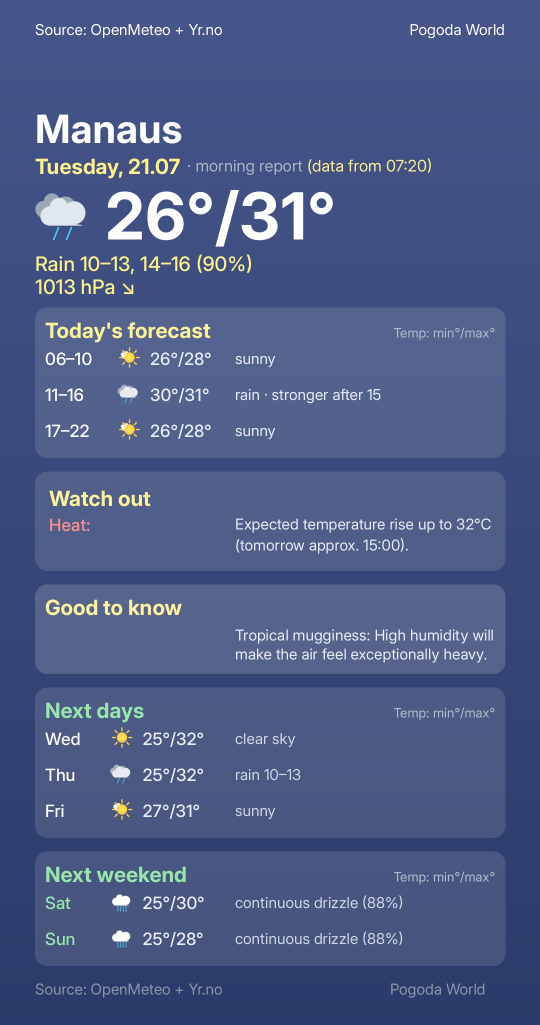
#> input picture info/day-card.jpg, 1080 x 2049 px (shown at 1/2 size); its folder holds only this picture in this run
$ python -i image_generator.py   (imports and definitions only)
#> lines starting #> are read from the running program, lines starting #| are printed output that depends on the picture
"""
Image Generator v9 — forecast_text integration, pixel measure, clean layout.
"""

from PIL import Image, ImageDraw, ImageFont
import os

BASE_DIR = os.path.dirname(os.path.abspath(__file__))
FONT_DIR = os.path.join(BASE_DIR, "assets", "fonts")
ICON_DIR = os.path.join(BASE_DIR, "assets", "icons")
OUTPUT_DIR = os.path.join(BASE_DIR, "output")

WIDTH = 1080
MARGIN = 70

STYLE_COLORS = {
    "default":           (230, 235, 245),
    "meta":              (230, 235, 245),
    "feels_like_accent": (220, 180, 255),
    "alert":             (252, 129, 129),  # <--- NASZ NOWY CZERWONY
}

# Stałe tło — wariant 3 (głęboki granat)
FIXED_PALETTE = {
    "top":  (70, 86, 138),
    "bot":  (41, 57, 104),
    "card": (255, 255, 255, 31),

}

# Kolory tytułów sekcji
TITLE_TODAY = (254, 240, 138)    # żółty — dziś, Uważaj, Warto wiedzieć
TITLE_FUTURE = (138, 226, 160)   # zielony — prognozy na inne dni


# === CACHE I ZARZĄDZANIE PAMIĘCIĄ ===
_FONT_CACHE = {}
_ICON_CACHE = {}

def get_font(name, size):
    """Pobiera czcionkę z pamięci RAM (Cache) lub ładuje z dysku."""
    key = (name, size)
    if key not in _FONT_CACHE:
        path = os.path.join(FONT_DIR, name)
        try:
            _FONT_CACHE[key] = ImageFont.truetype(path, size)
        except IOError:
            _FONT_CACHE[key] = ImageFont.load_default()
    return _FONT_CACHE[key]

# [12 lines left out: function _get_icon_cached, not called in this run]


# Uniwersalny słownik ratunkowy dla głównych ikon
WK_FALLBACK_GLOBAL = {
    "wk_clear": "sun", "wk_mostly_sunny": "sun",
    "wk_partlycloudy": "cloud", "wk_mostly_cloudy": "cloud",
    "wk_overcast": "cloud", "wk_drizzle": "rain",
    "wk_light_rain": "rain", "wk_showers": "rain",
    "wk_rain": "rain", "wk_sun_one_cloud": "sun",
    "wk_heavy_rain": "rain", "wk_light_snow": "snow",
    "wk_snow": "snow", "wk_storm": "storm",
    "wk_fog": "cloud", "wk_wind": "wind",
    "wk_sleet": "snow", "wk_sun_storm": "storm", "wk_snow_showers": "snow",
    "wk_full_moon": "wk_clear_night", "wk_new_moon": "wk_clear_night",
}

MOON_ICON_SIZE = 34
MOON_ICON_GAP = 12
HERO_MOON_ICON_GAP = 10
HERO_MOON_SEP = "   ·   "
HERO_MOON_LINE_H = 42

# [606 lines left out: functions paste_icon, draw_rounded_rect, get_palette, draw_gradient, draw_spans, wrap_text and 8 more, not called in this run]


def strip_vs16(value):
    """Rekurencyjnie usuwa U+FE0F (variation selector-16) z każdego stringa.

    Inter renderuje warianty emoji z VS16 jako [NO GLYPH]. Zamiast pilnować
    tego w dziesiątkach miejsc źródłowych (i18n, prepare_layout, prepare_now_layout),
    czyścimy CAŁY payload karty w jednym miejscu — tuż przed rysowaniem.
    """
    if isinstance(value, str):
        return value.replace("\ufe0f", "")
    if isinstance(value, dict):
        return {k: strip_vs16(v) for k, v in value.items()}
    if isinstance(value, (list, tuple)):
        cleaned = [strip_vs16(v) for v in value]
        return type(value)(cleaned) if isinstance(value, tuple) else cleaned
    return value


def generate_weather_card(data, palette_override=None):
    data = strip_vs16(data)
    f_city = get_font("Inter-Bold.ttf", 78)
    f_date = get_font("Inter-Regular.ttf", 40)
    f_meta = get_font("Inter-Regular.ttf", 32)
    f_temp = get_font("Inter-Bold.ttf", 130)
    f_summ = get_font("Inter-Medium.ttf", 40)
    f_pres = get_font("Inter-Regular.ttf", 32)
    f_alrt = get_font("Inter-Medium.ttf", 36)
    f_foot = get_font("Inter-Regular.ttf", 30)
    f_atit = get_font("Inter-Bold.ttf", 42)
    f_ctx  = get_font("Inter-Regular.ttf", 32)

    blocks = data.get("today_blocks", [])
    days = data.get("next_days", [])
    wdays = data.get("weekend_detail_days", [])
    # VS16 zdjęty globalnie przez strip_vs16(data) na wejściu funkcji.
    alerts = [str(a) for a in (data.get("alerts", []) or []) if a]
    mi = data.get("main_icon", "cloud")
    if palette_override:
        pal = palette_override
    else:
        pal = FIXED_PALETTE
    tr = data.get("temp_range", "?°")

    CP = 32; CR = 24; GAP = 28


    # === PRECYZYJNE WYSOKOŚCI ===
    TOP_SAFE_OFFSET = 140
    # Liczymy ile linii ma nasze summary (aby karta się nie rozjechała)
    sm_raw = data.get("summary", "")
    sm_lines_count = len(sm_raw.split("\n")) if sm_raw else 1

    # Header: Margines + offset + city + date + icon + (liczba_linii * 46) + padding
    hh = MARGIN + TOP_SAFE_OFFSET + 97 + 56 + 140 + (sm_lines_count * 46) + 20
    # --- NOWE: Dynamiczne łamanie linii dla context_line ---
    # Inicjujemy narzędzie mierzące tekst ZAWSZE na samej górze
    dummy_draw = ImageDraw.Draw(Image.new("RGB", (1, 1)))

    snapshot = data.get("current_snapshot_line")
    snapshot_lines = []
    if snapshot:
        snapshot_lines = wrap_text(dummy_draw, snapshot, f_ctx, WIDTH - 2 * MARGIN)
        hh += len(snapshot_lines) * 38

    ctx = data.get("context_line")
    ctx_lines = []
    if ctx:
        ctx_lines = wrap_text(dummy_draw, ctx, f_ctx, WIDTH - 2 * MARGIN)
        hh += len(ctx_lines) * 38

    cx1 = MARGIN; cx2 = WIDTH - MARGIN
    days_plan = _plan_days_card_layout(dummy_draw, days, cx1, cx2) if days else None
    hero_moon_items = days_plan["hero_moon_items"] if days_plan else []
    if hero_moon_items:
        hh += HERO_MOON_LINE_H


    # Bloki dziś (z draw_blocks_card: CP=20, TITLE_GAP=62, ROW=54, EXTRA=32)
    ht = 0
    if blocks:  # <--- Liczymy wysokość tylko, jeśli są jakieś bloki
        ht = 20 + 62
        for i, b in enumerate(blocks):
            ht += 54 + len(b.get("extra_lines", [])) * 32
            if i < len(blocks) - 1: ht += 18
        ht += 20

    # Weekend (wdd)
    hw = 0
    for wd in wdays:
        hww = 20 + 62
        for i, b in enumerate(wd["blocks"]):
            hww += 54 + len(b.get("extra_lines", [])) * 32
            if i < len(wd["blocks"]) - 1: hww += 18
        hww += 20
        hw += hww + GAP

    # Przyszłe dni (z draw_days_card: CP=20, TITLE_GAP=62, ROW=54, SEP=18)
    hd = 0
    if days:
        nd = len(days)
        hd = 20 + 62 + nd * 54 + max(0, nd - 1) * 18 + 20

    # Alerty (Precyzyjne liczenie wysokości dla idealnej kolumny)
    ha = 0
    if alerts:
        f_alrt_name = get_font("Inter-Medium.ttf", 34)
        f_alrt_desc = get_font("Inter-Regular.ttf", 30)
        ALERT_ROW = 42
        ALERT_CP = 28
        # ZŁOTA KOLUMNA OPISÓW
        DESC_X = MARGIN + 400
        desc_avail = WIDTH - MARGIN - DESC_X - 10

        ha = ALERT_CP + 58
        for a in alerts:
            if " — " in a:
                title, desc = a.split(" — ", 1)
            elif ": " in a:
                title, desc = a.split(": ", 1)
            else:
                title, desc = a, ""

            title = title.strip()
            desc = desc.strip()
            if desc: title += ":"

            # Łamanie tytułu
            title_words = title.split()
            title_lines = []
            current_tline = ""
            for tw in title_words:
                test_t = f"{current_tline} {tw}".strip()
                if dummy_draw.textlength(test_t, font=f_alrt_name) <= (DESC_X - MARGIN - ALERT_CP - 15):
                    current_tline = test_t
                else:
                    if current_tline: title_lines.append(current_tline)
                    current_tline = tw
            if current_tline: title_lines.append(current_tline)
            if not title_lines: title_lines = [title]

            # Łamanie opisu
            lines_desc = 0
            if desc:
                words = desc.split()
                line = ""
                lines_desc = 1
                for w in words:
                    test = f"{line} {w}".strip()
                    if dummy_draw.textlength(test, font=f_alrt_desc) <= desc_avail:
                        line = test
                    else:
                        lines_desc += 1
                        line = w

            # Wysokość to max z liczby linii tytułu i opisu
            total_lines = max(len(title_lines), max(1, lines_desc) if desc else 0)
            ha += total_lines * ALERT_ROW

        ha += ALERT_CP

    # Warto wiedzieć — dynamiczna wysokość, bo dopisek księżycowy może być drugą linią/akapitem.
    hwk = 0
    if data.get("worth_knowing"):
        f_wk_text_h = get_font("Inter-Regular.ttf", 30)
        WK_CP_H = 20
        DESC_X_H = MARGIN + 400
        desc_avail_h = WIDTH - MARGIN - DESC_X_H - 10
        wk_text_h = (data.get("worth_knowing") or {}).get("text", "")
        wk_lines_count = 0
        for para in str(wk_text_h or "").split("\n"):
            wrapped = wrap_text(dummy_draw, para, f_wk_text_h, desc_avail_h) if para else [""]
            wk_lines_count += max(1, len(wrapped))
        hwk = WK_CP_H + 62 + max(38, wk_lines_count * 38) + WK_CP_H

    # Weekend Teaser (Wysokość dla nowej karty z 2 dniami)
    wt = data.get("weekend_teaser")
    h_wt = 0
    if wt and isinstance(wt, dict):
        h_wt = 20 + 62 + (2 * 54) + 18 + 20 # Dokładne wyliczenie: Marginesy, Tytuł, 2 Wiersze

    # Stopka - zbalansowana wysokość (kompromis między ucięciem a oddechem)
    hf = 40

    # SUMOWANIE (z uwzględnieniem odstępów GAP między kartami)
    total = hh + ht + GAP
    total += hw  # hw dodaje swoje własne GAPy w pętli
    if days: total += hd + GAP
    if alerts: total += ha + GAP
    if hwk: total += hwk + GAP
    if h_wt: total += h_wt + GAP
    total += hf

    # Dajemy 200px bezpiecznego zapasu na "płótno". Na końcu dotniemy je gilotyną.
    HEIGHT = total + 200

    img = Image.new("RGB", (WIDTH, HEIGHT), pal["top"])
    draw_gradient(img, pal["top"], pal["bot"], HEIGHT)
    draw = ImageDraw.Draw(img)
    ov = Image.new("RGBA", (WIDTH, HEIGHT), (0, 0, 0, 0))
    cx1 = MARGIN; cx2 = WIDTH - MARGIN

    # WYŁĄCZAMY sztuczne pompowanie pustych przestrzeni! Odstępy mają być zwarte.
    gap = GAP

    # ═══ HEADER ═══
    TOP_SAFE_OFFSET = 140  # <--- Przesunięcie w dół (zmień by dostosować)
    TOP_FOOTER_Y = 40      # <--- Pozycja Y górnych napisów

    # Rysowanie górnego paska (kopia stopki)
    forecast_source = data.get("forecast_source", "OpenMeteo + Yr.no")
    source_label = data.get("source_label", "Źródło:") # Pobieramy z tłumacza
    draw.text((MARGIN, TOP_FOOTER_Y), f"{source_label} {forecast_source}", font=f_foot, fill=(255, 255, 255, 130))
    app_name = "Pogoda World"
    app_bbox = draw.textbbox((0, 0), app_name, font=f_foot)
    draw.text((WIDTH - MARGIN - (app_bbox[2] - app_bbox[0]), TOP_FOOTER_Y), app_name, font=f_foot, fill=(255, 255, 255, 130))

    # Przesunięty start rysowania
    y = MARGIN + TOP_SAFE_OFFSET

    draw.text((MARGIN, y), data.get("city", ""), font=f_city, fill="white")
    y += 82 + 15

    # Data (żółta, rozmiar tytułu) + raport (mniejszy, szary)
    wd = data.get("weekday", "")
    dt = data.get("date", "")
    rt = data.get("report_type", "")
    f_date_bold = get_font("Inter-Bold.ttf", 42)
    f_report    = get_font("Inter-Regular.ttf", 32)
    # Jeśli data jest pusta (jak w /future), nie wstawiaj przecinka!
    date_str = f"{wd}, {dt}" if wd and dt else f"{wd}{dt}"
    draw.text((MARGIN, y), date_str, font=f_date_bold, fill=TITLE_TODAY)
    date_w = draw.textlength(date_str, font=f_date_bold)
    #if rt:
    #    draw.text((MARGIN + date_w + 14, y + 5), f"· {rt}", font=f_report,
    #             fill=(170, 180, 200))
    if rt:
        rt_main = None
        rt_yellow = None

        # Szukamy słów-kluczy dla obu języków (najpierw wersje z nawiasem)
        trigger = None
        for t in ["(dane z", "(data from", "dane z", "data from"]:
            if t in rt:
                trigger = t
                break

        if trigger:
            parts = rt.split(trigger)
            rt_main = parts[0]
            rt_yellow = trigger + parts[1]

        # --- Rysowanie ---
        if rt_yellow is not None:
            # Szara część
            main_text = f"· {rt_main}"
            draw.text((MARGIN + date_w + 14, y + 5), main_text, font=f_report, fill=(170, 180, 200))
            # Żółta część
            main_w = draw.textlength(main_text, font=f_report)
            draw.text((MARGIN + date_w + 14 + main_w, y + 5), rt_yellow, font=f_report, fill=TITLE_TODAY)
        else:
            # Zwykły raport
            draw.text((MARGIN + date_w + 14, y + 5), f"· {rt}", font=f_report, fill=(170, 180, 200))

    y += 48 + 8

    # Ikona + temperatura
    paste_icon(img, MARGIN, y + 8, mi, size=(120, 120))
    draw.text((MARGIN + 140, y - 10), tr, font=f_temp, fill="white")
    y += 140

    # Summary i pressure (Obsługa dwolinijkowego tekstu w Hero)
    sm = data.get("summary", "")
    pr = data.get("pressure")

    if pr and "hPa" not in sm:
        summary_line = f"{sm}\n{pr}" if sm else pr
    else:
        summary_line = sm

    # 1. Rysujemy Summary (Zawsze na ZŁOTO)
    for line in (summary_line or "").split("\n"):
        draw.text((MARGIN, y), line, font=f_summ, fill=(254, 240, 138)) # <- Zmieniono na żółty
        y += 46

    # 2. Rysujemy bieżący snapshot OWM dla /day (nie zastępuje Hero)
    if snapshot_lines:
        for line in snapshot_lines:
            draw.text((MARGIN, y + 4), line, font=f_ctx, fill=(254, 240, 138))
            y += 38

    # 3. Rysujemy Context/Alerts (Zawsze na ZŁOTO)
    if ctx_lines:
        for line in ctx_lines:
            draw.text((MARGIN, y + 4), line, font=f_ctx, fill=(254, 240, 138)) # <- Zmieniono na żółty
            y += 38

    # 4. Fallback faz Księżyca w Hero (gdy nie mieszczą się inline w wierszu dnia)
    if hero_moon_items:
        hero_moon_plan = _plan_hero_moon_line(
            draw, hero_moon_items, x=MARGIN, max_width=WIDTH - 2 * MARGIN, font=f_ctx
        )
        for sep in hero_moon_plan["separators"]:
            draw.text((sep["x"], y + 4), sep["text"], font=f_ctx, fill=(254, 240, 138))
        for m_item in hero_moon_plan["items"]:
            paste_icon(
                img,
                m_item["icon_x"],
                y + 3,
                m_item["icon"],
                size=(MOON_ICON_SIZE, MOON_ICON_SIZE),
            )
            draw.text((m_item["text_x"], y + 4), m_item["label"], font=f_ctx, fill=(254, 240, 138))
        y += HERO_MOON_LINE_H

    y += 20

    # ==========================================
    # BLOKI ŻÓŁTE (TERAŹNIEJSZOŚĆ / DZISIAJ)
    # ==========================================

    # 1. DZIŚ (Rano, Popołudnie, Wieczór / Reszta dnia)
    if blocks:
        y = draw_blocks_card(draw, ov, img, blocks,
                             data.get("section_title", "Prognoza na dziś"),
                             y, cx1, cx2, pal)
        y += gap

    # 2. ALERTY (Uważaj) - Priorytet dla bezpieczeństwa na dziś
    if alerts:
        f_alrt_name = get_font("Inter-Medium.ttf", 34)
        f_alrt_desc = get_font("Inter-Regular.ttf", 30)
        ALERT_ROW = 42
        ALERT_CP = 28
        DESC_X = cx1 + 400
        desc_avail = cx2 - DESC_X - 10

        draw_rounded_rect(ov, (cx1, y, cx2, y + ha), CR, pal["card"])
        #draw.text((cx1 + ALERT_CP, y + ALERT_CP), data.get("alert_title", "Uważaj"), font=f_atit, fill=(254, 240, 138))
        draw.text((cx1 + ALERT_CP, y + ALERT_CP), data.get("alert_title", "Uważaj"), font=f_atit, fill=(254, 240, 138))
        ay = y + ALERT_CP + 58

        for a in alerts:
            if " — " in a:
                title, desc = a.split(" — ", 1)
            elif ": " in a:
                title, desc = a.split(": ", 1)
            else:
                title, desc = a, ""

            title = title.strip()
            desc = desc.strip()
            if desc: title += ":"

            title_words = title.split()
            title_lines = []
            current_tline = ""
            max_title_w = DESC_X - (cx1 + ALERT_CP) - 15

            for tw in title_words:
                test_t = f"{current_tline} {tw}".strip()
                if draw.textlength(test_t, font=f_alrt_name) <= max_title_w:
                    current_tline = test_t
                else:
                    if current_tline: title_lines.append(current_tline)
                    current_tline = tw
            if current_tline: title_lines.append(current_tline)
            if not title_lines: title_lines = [title]

            ty = ay
            for t_line in title_lines:
                draw.text((cx1 + ALERT_CP, ty), t_line, font=f_alrt_name, fill=(252, 129, 129))
                ty += ALERT_ROW

            dy_desc = ay
            if len(title_lines) > 1:
                dy_desc = ay + (len(title_lines) - 1) * ALERT_ROW

            if desc:
                words = desc.split()
                line = ""
                for w in words:
                    test = f"{line} {w}".strip()
                    if draw.textlength(test, font=f_alrt_desc) <= desc_avail:
                        line = test
                    else:
                        draw.text((DESC_X, dy_desc), line, font=f_alrt_desc, fill=(230, 235, 245))
                        dy_desc += ALERT_ROW
                        line = w
                if line:
                    draw.text((DESC_X, dy_desc), line, font=f_alrt_desc, fill=(230, 235, 245))
                    dy_desc += ALERT_ROW

            ay = max(ty, dy_desc)

        y += ha + gap

    # 3. DZIŚ WARTO WIEDZIEĆ (Ciekawostki / Wnioski na teraz)
    wk = data.get("worth_knowing")
    if wk:
        f_wk_title = get_font("Inter-Bold.ttf", 42)
        f_wk_text = get_font("Inter-Regular.ttf", 30)
        WK_CP = 20
        wk_text = wk["text"]

        # Złota kolumna opisów (jak w innych blokach)
        DESC_X = cx1 + 400
        desc_avail = cx2 - DESC_X - 10

        # Inteligentne łamanie tekstu dla białego opisu.
        # Zachowujemy \n jako separator akapitów, żeby dopisek księżycowy był zawsze ostatni.
        wk_lines = []
        for para in str(wk_text or "").split("\n"):
            words = para.split()
            current_line = ""
            para_lines = []
            for w in words:
                test = f"{current_line} {w}".strip()
                if dummy_draw.textlength(test, font=f_wk_text) <= desc_avail:
                    current_line = test
                else:
                    if current_line: para_lines.append(current_line)
                    current_line = w
            if current_line: para_lines.append(current_line)
            if not para_lines: para_lines = [para]
            wk_lines.extend(para_lines)
        if not wk_lines: wk_lines = [wk_text]

        # Dynamiczne liczenie wysokości: Margines + Tytuł (+62) + Linie opisu + Margines
        wk_h = WK_CP + 62 + max(38, len(wk_lines) * 38) + WK_CP
        wk_card_fill = (255, 255, 255, 42)

        # Rysowanie tła karty
        draw_rounded_rect(ov, (cx1, y, cx2, y + wk_h), CR, wk_card_fill)

        # Rysowanie żółtego tytułu z lewej (ma całą linię dla siebie)
        draw.text((cx1 + WK_CP, y + WK_CP), wk["title"], font=f_wk_title, fill=TITLE_TODAY)

        # Rysowanie białego opisu: W NOWEJ LINII (+62) i w ZŁOTEJ KOLUMNIE (DESC_X)
        wk_dy = y + WK_CP + 62
        for w_line in wk_lines:
            draw.text((DESC_X, wk_dy), w_line or "", font=f_wk_text, fill=(230, 235, 245))
            wk_dy += 38

        y += wk_h + gap

    # ==========================================
    # BLOKI ZIELONE (PRZYSZŁOŚĆ)
    # ==========================================

    # 4. NAJBLIŻSZE DNI
    future_order = data.get("future_order", [])
    next_days_title = data.get("next_days_title", "Najbliższe dni")

    if future_order:
        wday_iter = iter(wdays)
        summary_placed = False
        for section_type in future_order:
            if section_type == "detail":
                wd = next(wday_iter, None)
                if wd:
                    y = draw_blocks_card(draw, ov, img, wd["blocks"], wd["name"], y, cx1, cx2, pal, title_color=TITLE_FUTURE)
                    y += gap
            elif section_type == "summary" and not summary_placed:
                if days:
                    y = draw_days_card(draw, ov, img, days, next_days_title, y, cx1, cx2, pal, title_color=TITLE_FUTURE, plan=days_plan)
                    y += gap
                summary_placed = True
    else:
        for wdd_item in wdays:
            y = draw_blocks_card(draw, ov, img, wdd_item["blocks"], wdd_item["name"], y, cx1, cx2, pal, title_color=TITLE_FUTURE)
            y += gap
        if days:
            y = draw_days_card(draw, ov, img, days, next_days_title, y, cx1, cx2, pal, title_color=TITLE_FUTURE, plan=days_plan)
            y += gap

    # 5. KARTA WEEKENDOWA
    if wt and isinstance(wt, dict):
        sat = wt.get("sat", {})
        sun = wt.get("sun", {})

        # Tytuł dla bloków zajawki jest teraz wstrzykiwany przez Kierownika Ruchu!
        weekend_title = wt.get("title", "W ten weekend")

        weekend_days = [
            {
                # ZMIANA: Pobieramy wygenerowaną etykietę z sat/sun, fallback na "Sob" w razie awarii
                "label": sat.get("label", "Sob"),
                "icon": sat.get("icon", "cloud"),
                "temp_min": sat.get("temp_min", "?"),
                "temp_max": sat.get("temp_max", "?"),
                "descriptor": sat.get("desc", sat.get("text", ""))
            },
            {
                # ZMIANA: Podobnie dla niedzieli
                "label": sun.get("label", "Ndz"),
                "icon": sun.get("icon", "cloud"),
                "temp_min": sun.get("temp_min", "?"),
                "temp_max": sun.get("temp_max", "?"),
                "descriptor": sun.get("desc", sun.get("text", ""))
            }
        ]

        y = draw_days_card(draw, ov, img, weekend_days, weekend_title, y, cx1, cx2, pal, title_color=TITLE_FUTURE)
        y += gap

    # ═══ STOPKA ═══
    # 'y' przechowuje dokładny koniec ostatniego bloku (+ ładny odstęp gap).
    # Przypinamy stopkę dokładnie w tym miejscu!
    fy = y

    forecast_source = data.get("forecast_source", "OpenMeteo + Yr.no")
    source_label = data.get("source_label", "Źródło:") # Pobieramy z tłumacza
    draw.text((MARGIN, fy), f"{source_label} {forecast_source}", font=f_foot, fill=(140, 150, 170))
    draw.text((WIDTH - MARGIN - 230, fy), "Pogoda World", font=f_foot, fill=(140, 150, 170))

    # ═══ ZAPIS I GILOTYNA ═══
    img = Image.alpha_composite(img.convert("RGBA"), ov).convert("RGB")

    # MAGICZNE CIĘCIE: Ucinamy obrazek do perfekcyjnego wymiaru!
    # Czcionka zajmuje ok. 30px, dodajemy 60px soczystego, idealnego marginesu dolnego.
    final_height = int(fy + 90)
    img = img.crop((0, 0, WIDTH, final_height))

    os.makedirs(OUTPUT_DIR, exist_ok=True)
    fp = os.path.join(OUTPUT_DIR, "raport_telegram.png")
    img.save(fp, optimize=True, quality=92)
    print(f"  🎨 Karta zapisana: {fp} ({WIDTH}x{final_height})")
    return fp

>>> import cv2
>>> picture = cv2.imread('info/day-card.jpg', cv2.IMREAD_GRAYSCALE)
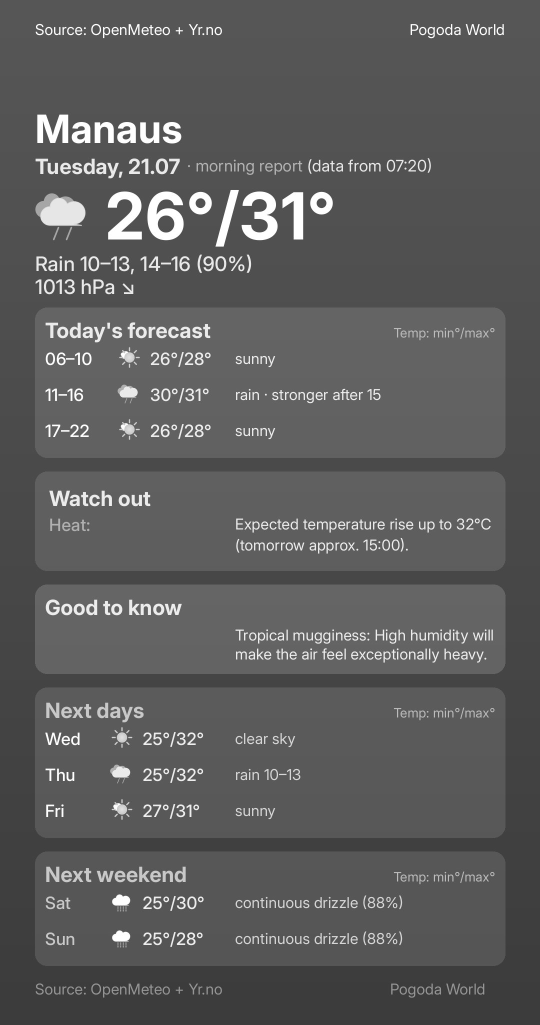
#> picture: shape (2049, 1080) (shown at 1/2 size); min 42, max 255, mean 92.1
>>> result = generate_weather_card(picture)
#> (the run stopped early here; a loop or call above may not have finished)
